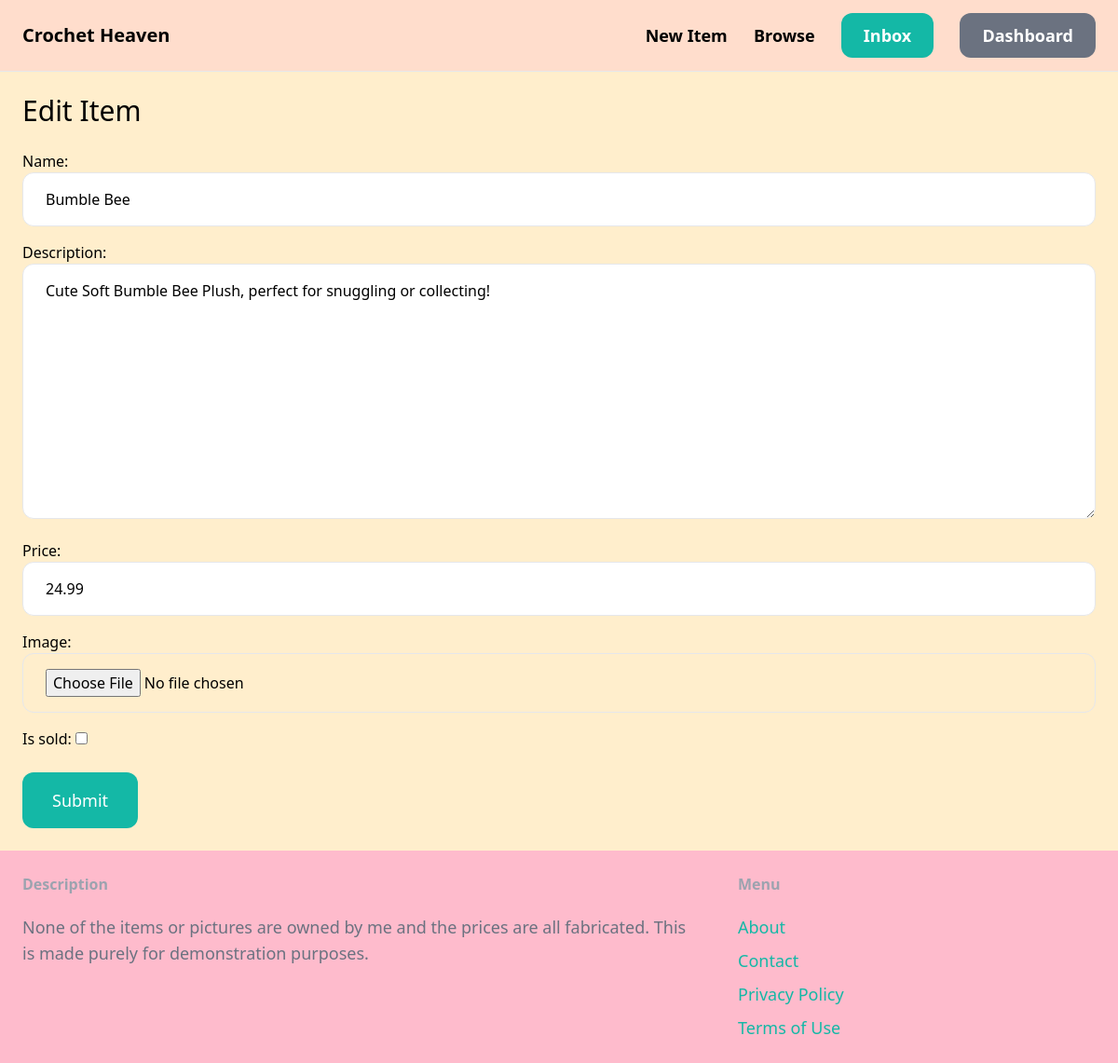
The page /items/1/edit (signed in) on the database its author committed.
### item/models.py (models this page shows, shortened)
class Item(models.Model):
    category = models.ForeignKey(Category, related_name='items', on_delete=models.CASCADE)
    name = models.CharField(max_length=255)
    description = models.TextField(blank=True, null= True)
    price= models.FloatField()
    image= models.ImageField(upload_to='item_images', blank=True, null=True)
    is_sold = models.BooleanField(default=False)
    created_at= models.DateTimeField(auto_now_add=True)
    created_by =models.ForeignKey(User, related_name='items', on_delete=models.CASCADE)

### item/views.py (the view)
# urls.py: path('<int:pk>/edit', views.edit, name ='edit'),
@login_required
def edit(request, pk):
    item = get_object_or_404(Item, pk=pk, created_by=request.user)
    if request.method == 'POST':
        form = NewItemForm(request.POST, request.FILES, instance=item)
        if form.is_valid():
            form.save()
            return redirect('item:detail', pk=item.id)
    else:
        form = EditItemForm(instance=item)
    return render(request, 'item/form.html', {
        'form': form,
        'title': 'Edit Item',
        })

### item/forms.py
class EditItemForm(forms.ModelForm):
    class Meta:
        model = Item
        fields = ('name', 'description', 'price', 'image','is_sold')
        widgets= {
        'name': forms.TextInput(attrs={
            'class': INPUT_CLASSES
        }),
        'description': forms.Textarea(attrs={
            'class': INPUT_CLASSES
        }),
        'price': forms.TextInput(attrs={
            'class': INPUT_CLASSES
        }),
        'image': forms.FileInput(attrs={
            'class': INPUT_CLASSES
        }),
    }

### item/templates/item/form.html (shortened to what this page needs)
{% extends 'core/base.html' %}
{% block content %}
<h1 class="mb-6 text-3xl">{{ title }}</h1>
<form method="post" action="." enctype="multipart/form-data">
    <div class="space-y-4">
        {{ form.as_p }}
    </div>
    <button class="py-4 px-8 mt-6 text-lg bg-teal-500 hover:bg-teal-700 rounded-xl text-white">Submit</button>
</form>
{% endblock %}

### rows shown on the page
Item: name "Bumble Bee", description "Cute Soft Bumble Bee Plush, perfect for snuggling or collecting!", price "24.99"

### other values the page prints
{{ title }} "Edit Item"
